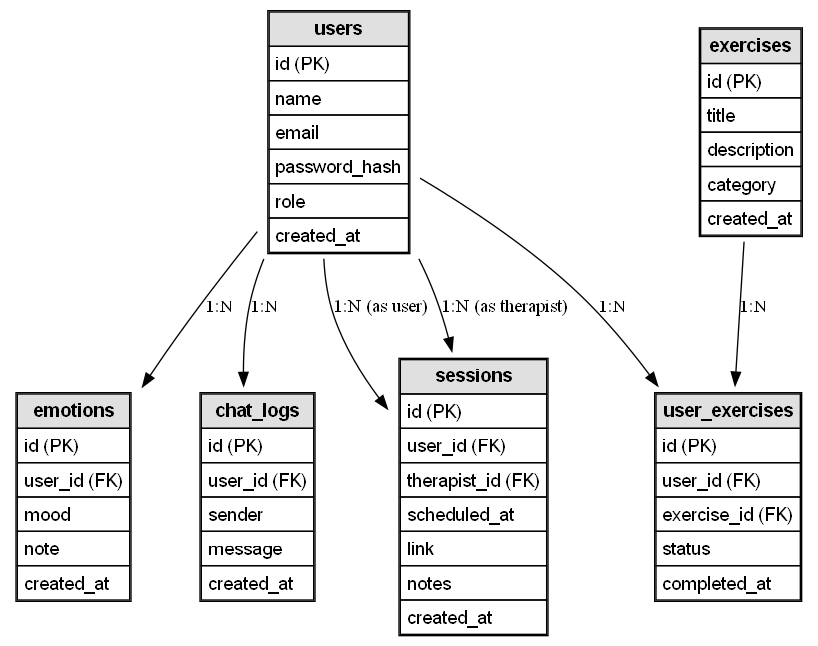

The Python source for this figure:
from graphviz import Digraph

# Crear un nuevo diagrama con diseño más limpio y centrado
er = Digraph('ER_Improved', filename='taas_er_improved', format='png')
er.attr(rankdir='TB', fontsize='10', nodesep='0.5', ranksep='0.75')
er.attr('node', shape='plaintext', fontname='Helvetica')

# Función para crear nodos estilo tabla
def create_table(name, fields):
    label = f'''<<TABLE BORDER="1" CELLBORDER="1" CELLSPACING="0" CELLPADDING="4">
    <TR><TD BGCOLOR="#e0e0e0" COLSPAN="1"><B>{name}</B></TD></TR>'''
    for field in fields:
        label += f'<TR><TD ALIGN="LEFT">{field}</TD></TR>'
    label += '</TABLE>>'
    er.node(name, label=label)

# Definir tablas
create_table('users', [
    'id (PK)', 'name', 'email', 'password_hash', 'role', 'created_at'
])

create_table('emotions', [
    'id (PK)', 'user_id (FK)', 'mood', 'note', 'created_at'
])

create_table('chat_logs', [
    'id (PK)', 'user_id (FK)', 'sender', 'message', 'created_at'
])

create_table('sessions', [
    'id (PK)', 'user_id (FK)', 'therapist_id (FK)', 'scheduled_at', 'link', 'notes', 'created_at'
])

create_table('exercises', [
    'id (PK)', 'title', 'description', 'category', 'created_at'
])

create_table('user_exercises', [
    'id (PK)', 'user_id (FK)', 'exercise_id (FK)', 'status', 'completed_at'
])

# Definir relaciones
er.edge('users', 'emotions', label='1:N')
er.edge('users', 'chat_logs', label='1:N')
er.edge('users', 'sessions', label='1:N (as user)')
er.edge('users', 'sessions', label='1:N (as therapist)')
er.edge('users', 'user_exercises', label='1:N')
er.edge('exercises', 'user_exercises', label='1:N')

# Renderizar
er.render('./diagrama', format='png', cleanup=False)
'/mnt/data/taas_er_improved.png'
